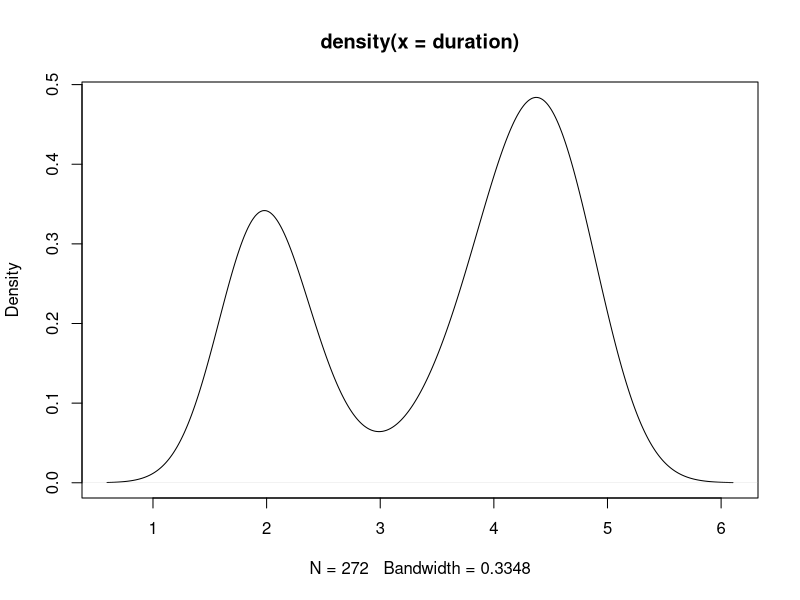
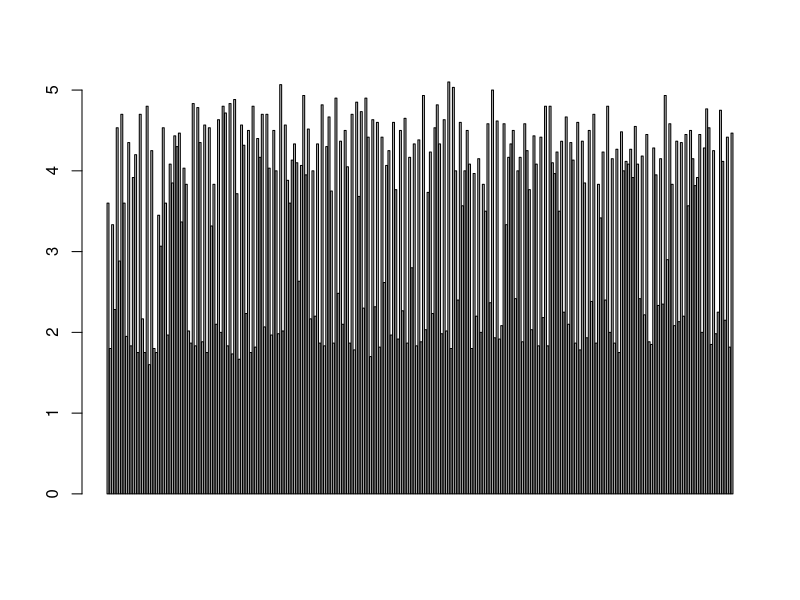

Here is the R script that generated these plots, in order: (Note: this script raises an error after producing the figures.)
faithful
duration = faithful$eruptions
duration
quantile(duration, c(.05, .32, .57, .98)) 

plot(density(duration))
barplot(duration)

help(quantile)
write.csv(duration, file = '/Users/weizhisong/Desktop/duration.csv')
